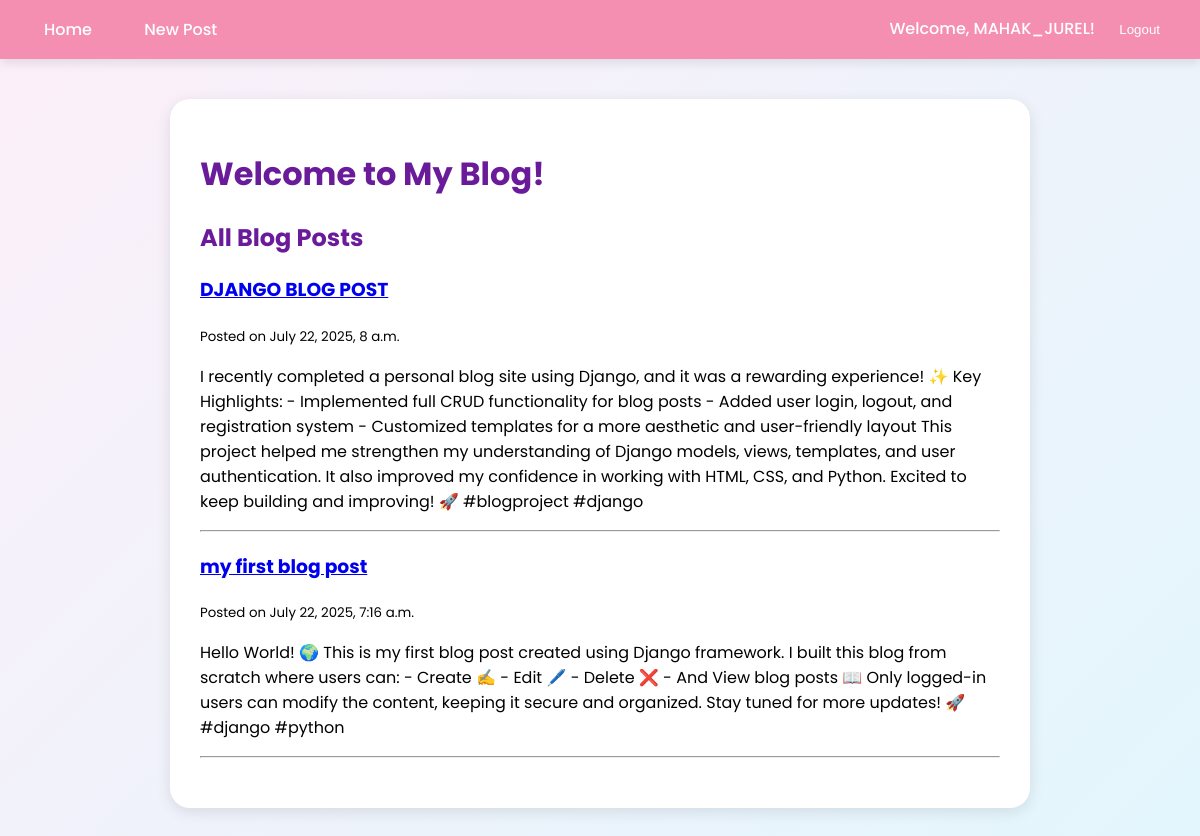
The app's page / (signed in) with its own data.
### blog/models.py (models this page shows, shortened)
class BlogPost(models.Model):
    title = models.CharField(max_length=200)
    content = models.TextField()
    date_posted = models.DateTimeField(default=timezone.now)

### blog/views.py (the view)
# urls.py: path('', views.home, name='blog-home'),
def home(request):
    posts = BlogPost.objects.all().order_by('-date_posted')
    return render(request, 'blog/home.html', {'posts': posts})

### blog/templates/blog/home.html (shortened to what this page needs)
{% extends "blog/base.html" %}
{% block content %}
    <h1>Welcome to My Blog!</h1>
    <h2>All Blog Posts</h2>
    {% for post in posts %}
        <div style="margin-bottom: 20px;">
            <h3><a href="{% url 'post-detail' post.id %}">{{ post.title }}</a></h3>
            <small>Posted on {{ post.date_posted }}</small>
            <p>{{ post.content }}</p>
            <hr>
        </div>
    {% endfor %}
{% endblock %}

### blog/templates/blog/base.html (shortened to what this page needs)
<!DOCTYPE html>
<html lang="en">
<head>
</head>
<body>
    <nav>
        <div>
            <a href="{% url 'blog-home' %}">Home</a>
            <a href="{% url 'blog-create' %}">New Post</a>
        </div>
        <div>
            {% if user.is_authenticated %}
                <span class="welcome">Welcome, {{ user.username }}!</span>
                <form method="post" action="{% url 'logout' %}" style="display:inline;">
    <button type="submit" style="background:none; border:none; color:white; cursor:pointer;">Logout</button>
</form>
            {% else %}
                <a href="{% url 'login' %}">Login</a>
                <a href="{% url 'register' %}">Register</a>
            {% endif %}
        </div>
    </nav>
    <div class="container">
        {% block content %}
        {% endblock %}
    </div>
</body>
</html>

### blog/templates/blog/base.html (style rules this page uses)
body { font-family: 'Poppins', sans-serif; margin: 0; padding: 0; background: linear-gradient(135deg, #fceff9, #e3f6fd); }
nav { background: #f48fb1; padding: 12px 20px; display: flex; align-items: center; justify-content: space-between; box-shadow: 0 4px 10px rgba(0,0,0,0.1); }
nav a { color: white; margin: 0 12px; text-decoration: none; font-weight: 500; padding: 6px 12px; border-radius: 20px; transition: background 0.3s; }
.welcome { color: white; font-weight: 500; }
.container { margin: 40px auto; background: white; padding: 30px; width: 90%; max-width: 800px; border-radius: 20px; box-shadow: 0 4px 15px rgba(0,0,0,0.1); }
h1, h2, h3 { color: #6a1b9a; }
button, .btn { background: #ba68c8; color: white; border: none; padding: 10px 20px; border-radius: 30px; cursor: pointer; transition: background 0.3s; }

### records on screen
BlogPost: title "DJANGO BLOG POST", date_posted "July 22, 2025, 8 a.m.", content "I recently completed a personal blog site using Django, and it was a rewarding experience! ✨ Key Highlights: - Implemented full CRUD functionality for blog posts - Added user login, logout, and registration system - Customized templates for a more aesthetic and user-friendly layout This project helped me strengthen my understanding of Django models, views, templates, and user authentication. It also improved my confidence in working with HTML, CSS, and Python. Excited to keep building and improving! 🚀 #blogproject #django"
BlogPost: title "my first blog post", date_posted "July 22, 2025, 7:16 a.m.", content "Hello World! 🌍 This is my first blog post created using Django framework. I built this blog from scratch where users can: - Create ✍️ - Edit 🖊️ - Delete ❌ - And View blog posts 📖 Only logged-in users can modify the content, keeping it secure and organized. Stay tuned for more updates! 🚀 #django #python"

### other values on screen
{{ user.username }} "MAHAK_JUREL"
